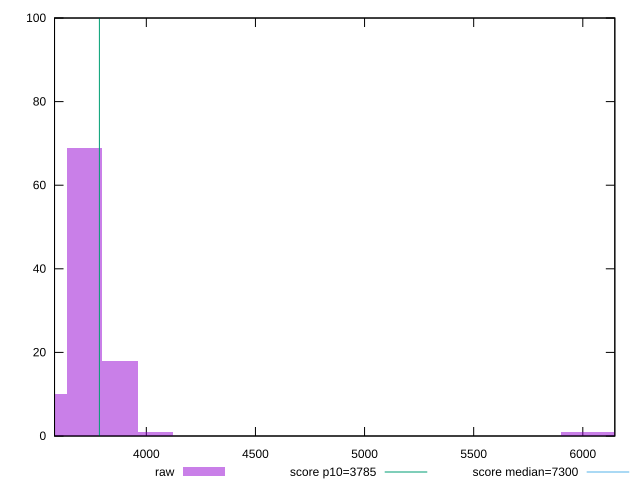

Source code (gnuplot):
reset

$raw <<EOF
4041.0043486160075 1
3717.7240007267274 69
3556.083826782087 10
3879.3641746713674 18
5980.686435951691 1
6142.326609896332 1
EOF

set key outside below
set boxwidth 161.6401739446403
set xrange [3579.3925000000004:6146.6991]
set yrange [0:100]
set trange [0:100]
set style fill transparent solid 0.5 noborder

set parametric
set terminal svg size 640, 490 enhanced background rgb 'white'
set output "report_00018_2021-02-10T15-25-16.877Z/interactive/samples/pages+cached+noadtech+nomedia/raw/histogram.svg"

plot $raw title "raw" with boxes, \
     3785,t title "score p10=3785", \
     7300,t title "score median=7300"

reset
